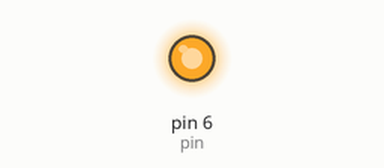
Recording of a sketch running on a simulated Arduino Uno, built with avr-gcc and run on an emulated ATmega328P. On the bench: output pins drawn as LEDs (lit = HIGH).

Above: at 0.05 s.
At 7.45 s:
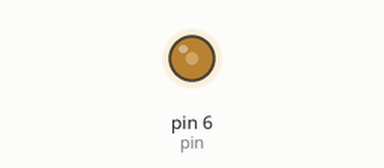
At 14.95 s:
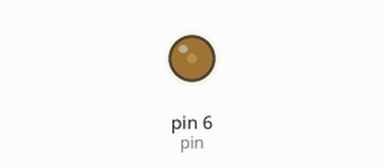
Timing chart, 0 to 19.5 s (numbered marks = the images above):
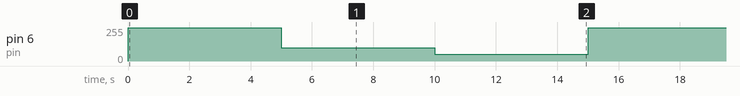

The sketch:

Laser_PWM.ino
```cpp
int pin=6; // Pin to which you connect the gate (G) of the MOSFET.

void setup() {
  // put your setup code here, to run once:
pinMode(pin,OUTPUT);
Serial.begin(9600);
}

void loop() {
  // put your main code here, to run repeatedly:
analogWrite(pin, 250); // High Intensity
delay(5000);
analogWrite(pin, 100); // Medium intensity
delay(5000);
analogWrite(pin, 50); // Low intensity
delay(5000);

}
```

Measured:
- by itself, pin 6 (pin): repeats every 15.0 s: 100/255 5.0 s, 50/255 5.0 s, 250/255 5.0 s
